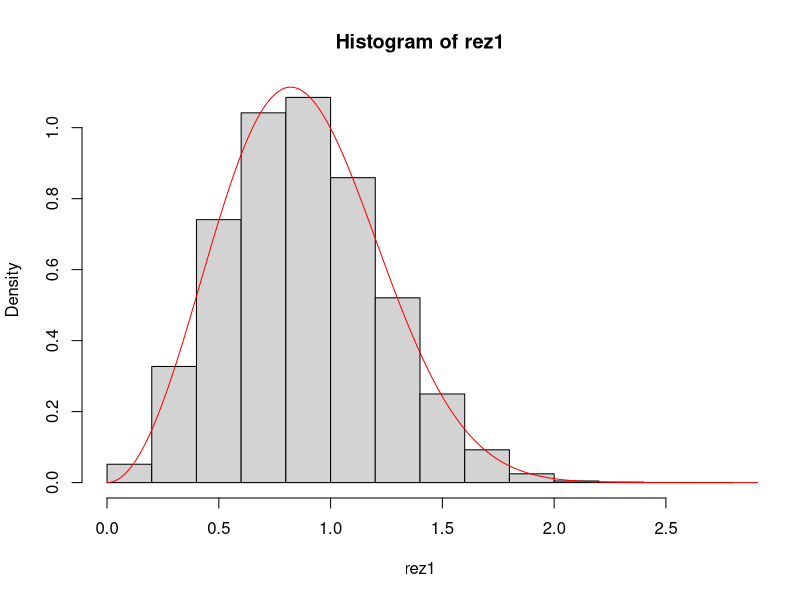
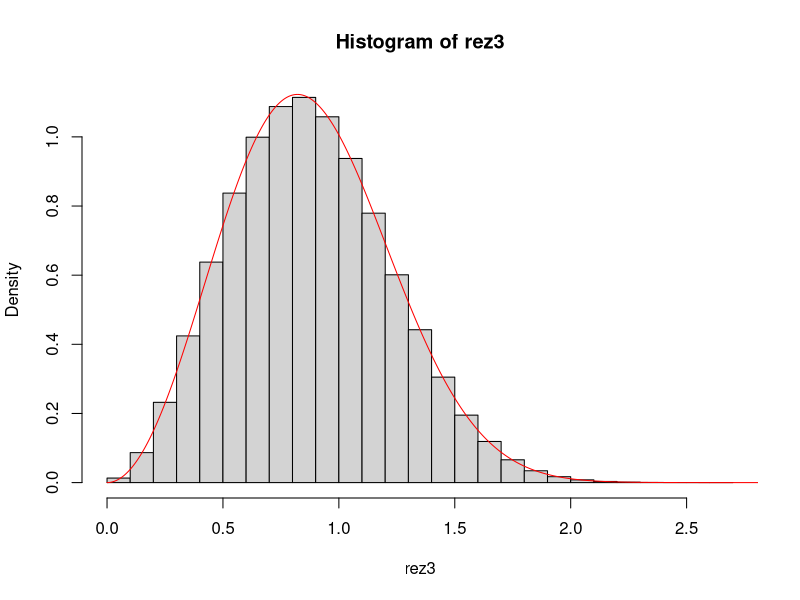

Generate these figures, in order, with R:
f <- function (x,a=1){
  return(a*(sin(x)^2*exp(-x^2*sqrt(x))))
}

g2 <- function(x){
  return(1/(2*pi) * 1/(1+ (x^2)/4))
}


rg2 <- function(n){
   # a se completa 
}


fmed<-function(x){
  return(x*f(x,3.852985))  # folosita pt a calcula media
}


raport1<-function(x){
  return(f(x)/dexp(x))  
}

raport2<-function(x){
  return(f(x)/g2(x)) 
}

raport3<-function(x){
  return(f(x)/(2*dnorm(x))) 
}

medie_exacta<-integrate(fmed,0,Inf)$value



func1 <- function(dummy, k=1)
{
  while (TRUE)
  { 
    u <- runif(1)
    y <- rexp(1)
    while(y<0){
      y<-rnorm(1)
    }
    
    g <- dexp(y)
    if (u <= f(y) / (k* g)) return(y) 
  }
}


freq1 <- function(dummy, k=1)
{
  u <- runif(1)
  y <- rexp(1)
  while(y<0){
    y<-rnorm(1)
  }
  g1 <- dexp(y)
  if (u <= f(y) / (k* g1)) return(1) 
  return(0)
}



func3 <- function(dummy, k=1)
{
  while (TRUE)
  { 
    u <- runif(1)
    y <- rnorm(1)
    while(y<0){
      y<-rnorm(1)
    }
    
    g <- 2*dnorm(y)
    if (u <= f(y) / (k* g)) return(y) 
  }
}

aux3 <- function (nr,rez){
 
  return(mean(rez[1:nr]))
}

freq3<- function(dummy, k=1)
{
    u <- runif(1)
    y <- rnorm(1)
    while(y<0){
      y<-rnorm(1)
    }
    g1 <- 2*dnorm(y)
    if (u <= f(y) / (k* g1)) return(1) 
    return(0)
}


x<-seq(0,4,0.001)  # intervalul discretizat


sup1<-optimise(raport1,x,maximum=TRUE)
sup2<-optimise(raport2,x,maximum=TRUE)
sup3<-optimise(raport3,x,maximum=TRUE)


acceptate1<-sapply(1:10^5,freq1,sup1$objective)
acceptate3<-sapply(1:10^5,freq3,sup3$objective)

rata1<-mean(acceptate1)
rata3<-mean(acceptate3)

constAprox1<-1/((sup1$objective)*rata1)
constAprox3<-1/((sup3$objective)*rata3)



rez1<-sapply(1:10^5,func1,sup1$objective)
rez3<-sapply(1:10^6,func3,sup3$objective)

medie3<-mean(rez3)

medii3<-cumsum(rez3)/seq_along(rez3)


criteriu<-which(abs(medii3-medie_exacta)<=0.001)

print(criteriu)

hist(rez1,freq=F)

lines(x,f(x,constAprox1),col='red')


hist(rez3,freq=F)

lines(x,f(x,constAprox3),col='red')
